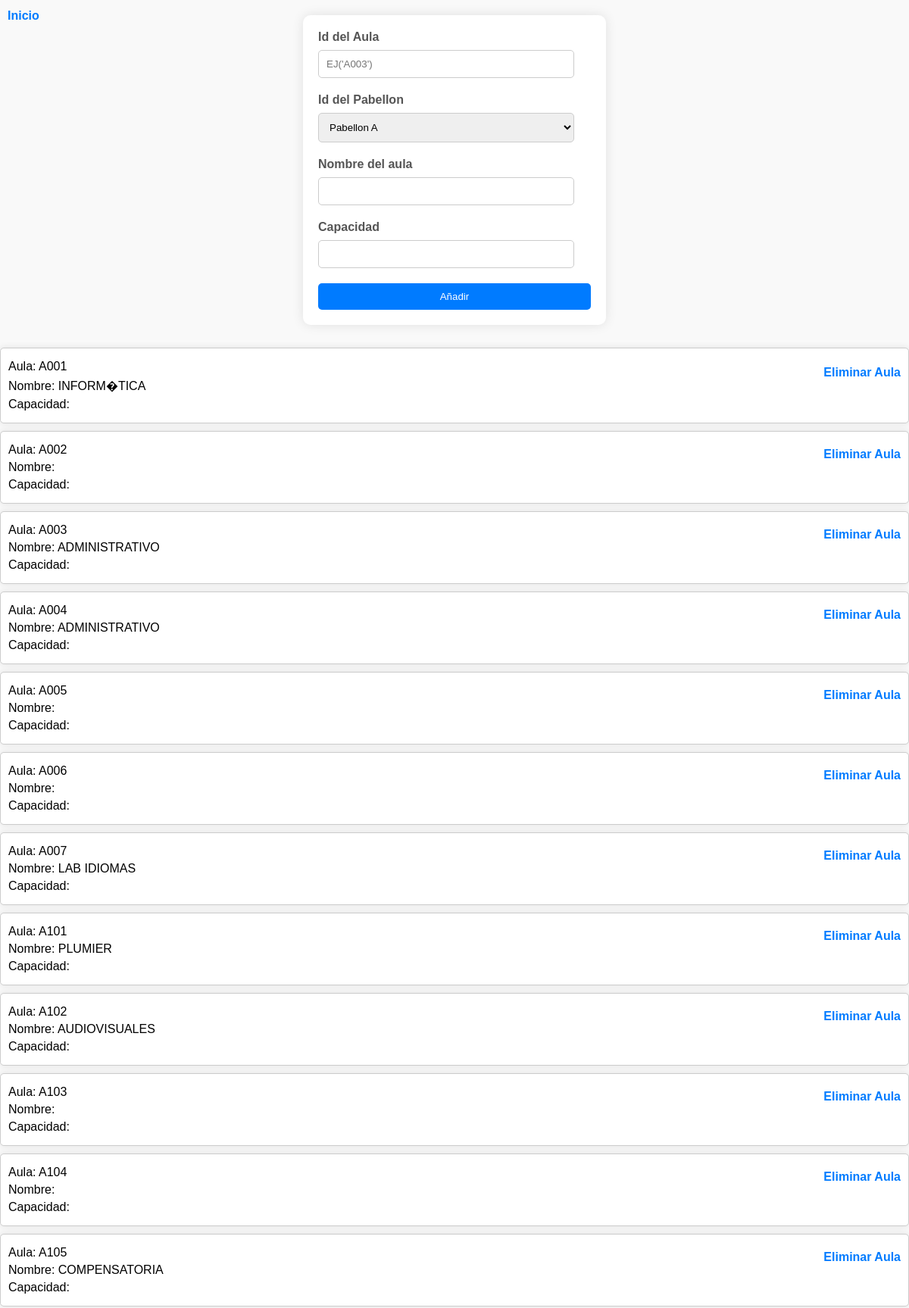
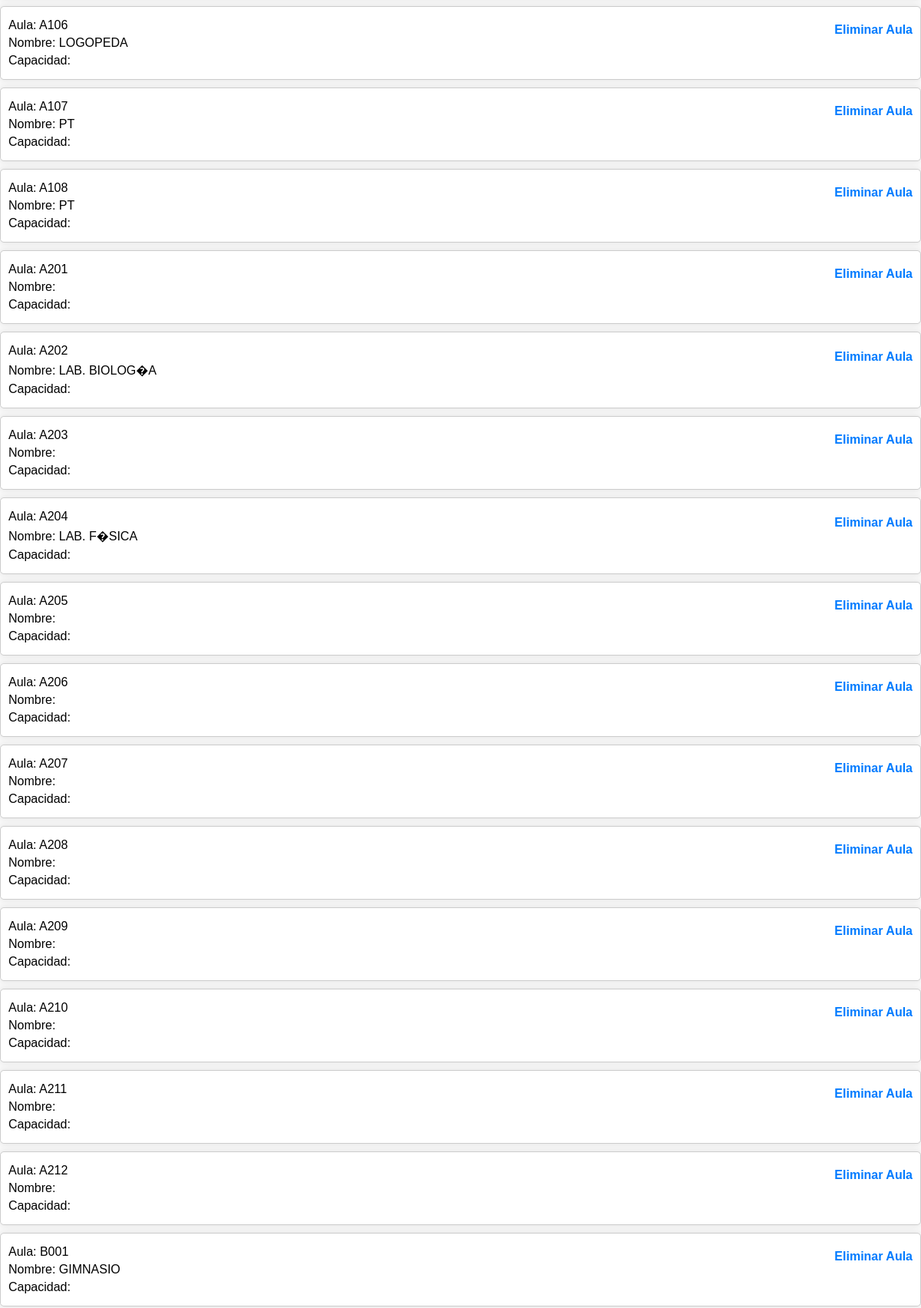
/views/createNewAula.php (signed in, upper part), run on the app's committed database (2 pictures, top to bottom).
### tables this page shows
CREATE TABLE `aula` (
  `idAula` varchar(200) NOT NULL,
  `idPabellon` varchar(200) NOT NULL,
  `nombre` varchar(200) NOT NULL,
  `capacidadAula` int(11) DEFAULT NULL
);

### BD/bd.inc.php (called while the page is built)
<?php
function conectar()
{
    try {
        $host = "localhost";
        $basedatos = "seleccion-clases";
        $usuario = "root";
        $password = "";
        return new PDO("mysql:host=$host;dbname=$basedatos", $usuario, $password);
    } catch (PDOException $e) {
        echo $e->getMessage();
    }
}

### BD/pabellon.inc.php (called while the page is built, shortened)
<?php
include_once 'bd.inc.php';
function getPabellones (){
    $sql = conectar()->prepare("SELECT * FROM `pabellon` ");
    try {
        $sql->execute();
        return $sql->fetchAll();
    }catch(PDOException $e){
        $e->getMessage();
    }
}

### BD/aula.inc.php (called while the page is built, shortened)
<?php
include_once 'bd.inc.php';
function getAllAulas()
{
    $sql = conectar()->prepare("Select * from aula");
    try {
        $sql->execute();
        return $sql->fetchAll();
    } catch (PDOException $e) {
        throw new Exception('Error al acceder a la base de datos');
    }
}

### views/createNewAula.php (the view, shortened to what this page needs)
<?php
include '../BD/pabellon.inc.php';
include '../BD/aula.inc.php';
$pabellones = getPabellones();
?>
<!DOCTYPE html>
<html lang="es">
<head>
    <link rel="stylesheet" href="../stylesheets/createNewAula.css">
</head>
<body>
<a href="./inicio.php" >Inicio</a>
    <form action="../lib/createNewAula2.php" method="get" onsubmit="validateForm(event)">
        <label for="idAula">Id del Aula</label>
        <input type="text" name="idAula" id="idAula" required placeholder="EJ('A003')">
        <br>
        <label for="idPabellon">Id del Pabellon</label>
        <select name="idPabellon" id="idPabellon">
            <?php foreach ($pabellones as $key => $pabellon) { ?>
                <option value="<?= $pabellon['idPabellon'] ?>"><?= $pabellon['nombre'] ?></option>
            <?php } ?>
        </select>
        <br>
        <label for="nombre">Nombre del aula</label>
        <input type="text" name="nombre" id="nombre" required>
        <br>
        <label for="capacidad">Capacidad</label>
        <input type="number" name="capacidad" id="capacidad" required>
        <br>
        <input type="submit" value="Añadir">
    </form>
    <?php if ($_SESSION['userCheked']['admin'] == true) { ?>
        <div class="cards-container">
            <?php foreach (getAllAulas() as $key => $aula) { ?>
                <div class="card">
                    <div>
                        <p>Aula: <?= $aula['idAula'] ?></p>
                        <p>Nombre: <?= $aula['nombre'] ?></p>
                        <p>Capacidad: <?= $aula['capacidadAula'] ?></p>
                    </div>
                    <a href="../lib/deleteAula.php?idAula=<?= $aula['idAula'] ?>">Eliminar Aula</a>
                </div>
            <?php } ?>
        </div>
    <?php } ?>
</body>
</html>

### stylesheets/createNewAula.css (style rules this page uses)
body { font-family: Arial, sans-serif; background-color: #f9f9f9; margin: 0; padding: 0; display: flex; flex-direction: column; align-items: center; box-sizing: border-box; }
a[href='./inicio.php'] { position: absolute; margin-top:2px ; top: 10px; left: 10px; }
form { background-color: #ffffff; padding: 20px; border-radius: 10px; box-shadow: 0 0 15px rgba(0, 0, 0, 0.1); max-width: 400px; width: 90%; box-sizing: border-box; margin-top: 20px; }
label { display: block; margin-bottom: 8px; color: #555; font-weight: bold; }
input[type="text"], input[type="number"], select { width: calc(100% - 22px); padding: 10px; margin-bottom: 20px; border: 1px solid #ccc; border-radius: 5px; box-sizing: border-box; }
input[type="submit"] { background-color: #007bff; color: white; border: none; padding: 10px; border-radius: 5px; cursor: pointer; width: 100%; transition: background-color 0.3s; }
a { display: inline-block; margin-top: -15px; margin-bottom: 20px; color: #007bff; text-decoration: none; font-weight: bold; transition: color 0.3s; }
.cards-container { width: 100%; box-sizing: border-box; margin-top: 20px; }
.card { background-color: #fff; border: 1px solid #ccc; border-radius: 5px; padding: 10px; margin: 10px 0; box-shadow: 0 0 10px rgba(0, 0, 0, 0.1); width: 100%; box-sizing: border-box; display: flex; justify-content: space-between; align-items: center; }
.card p { margin: 5px 0; flex: 1; }

### data on the page
aula: idAula "A001", nombre "INFORM�TICA"
aula: idAula "A002"
aula: idAula "A003", nombre "ADMINISTRATIVO"
aula: idAula "A004", nombre "ADMINISTRATIVO"
aula: idAula "A005"
aula: idAula "A006"
aula: idAula "A007", nombre "LAB IDIOMAS"
aula: idAula "A101", nombre "PLUMIER"
aula: idAula "A102", nombre "AUDIOVISUALES"
aula: idAula "A103"
aula: idAula "A104"
aula: idAula "A105", nombre "COMPENSATORIA"
aula: idAula "A106", nombre "LOGOPEDA"
aula: idAula "A107", nombre "PT"
aula: idAula "A108", nombre "PT"
aula: idAula "A201"
aula: idAula "A202", nombre "LAB. BIOLOG�A"
aula: idAula "A203"
aula: idAula "A204", nombre "LAB. F�SICA"
aula: idAula "A205"
aula: idAula "A206"
aula: idAula "A207"
aula: idAula "A208"
aula: idAula "A209"
aula: idAula "A210"
aula: idAula "A211"
aula: idAula "A212"
aula: idAula "B001", nombre "GIMNASIO"

### other printed values
form field idPabellon "Pabellon A"
